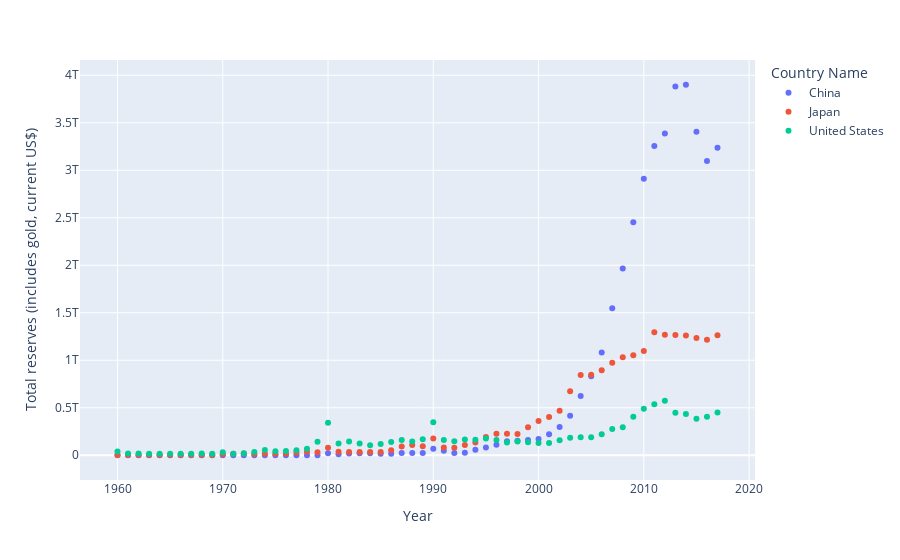

Here is the notebook cell this chart was saved with:
### Code cell
fig = px.scatter(selectedCountry, x = 'Year', y = "Total reserves (includes gold, current US$)", color = 'Country Name')
fig.show()
